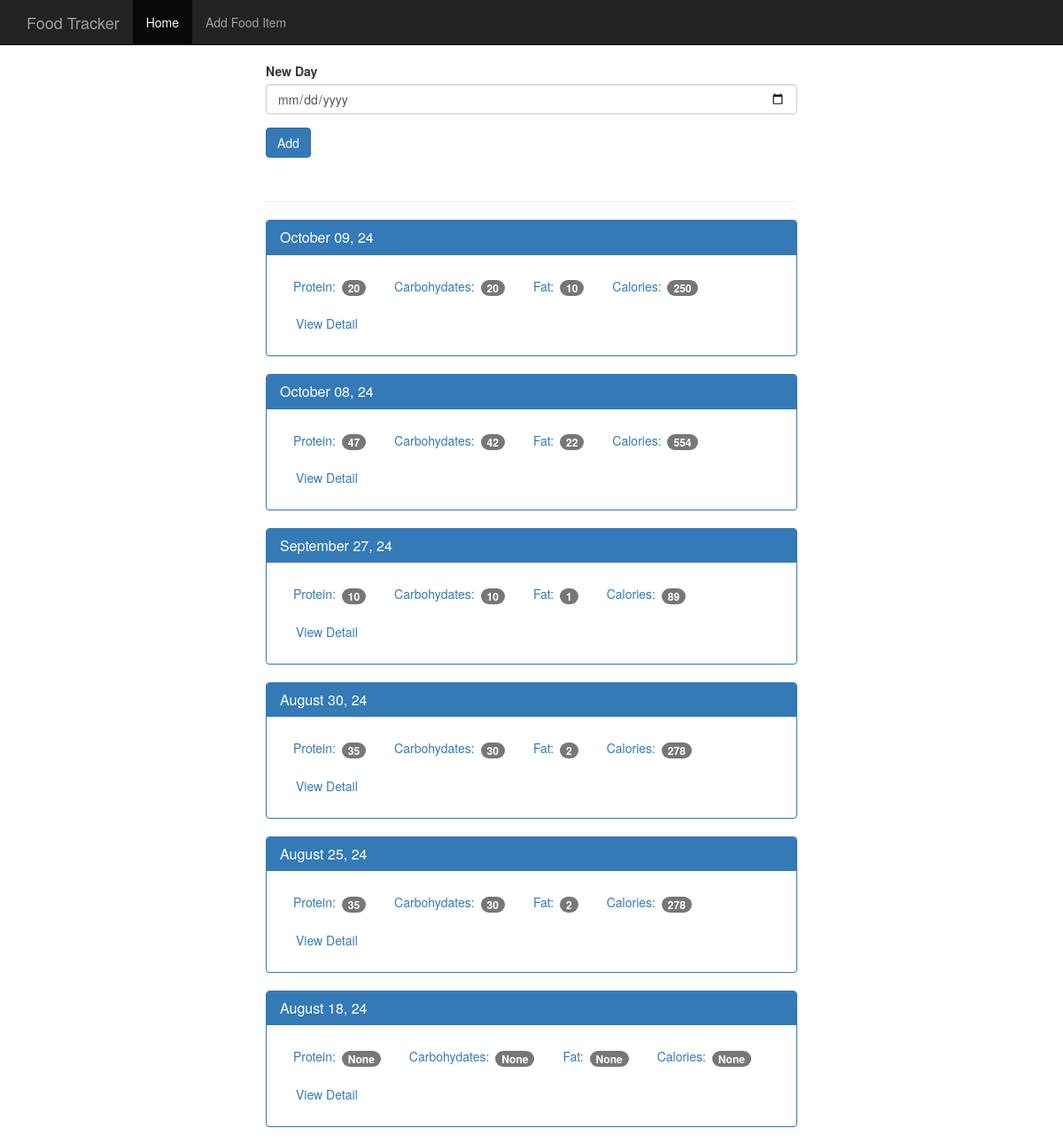
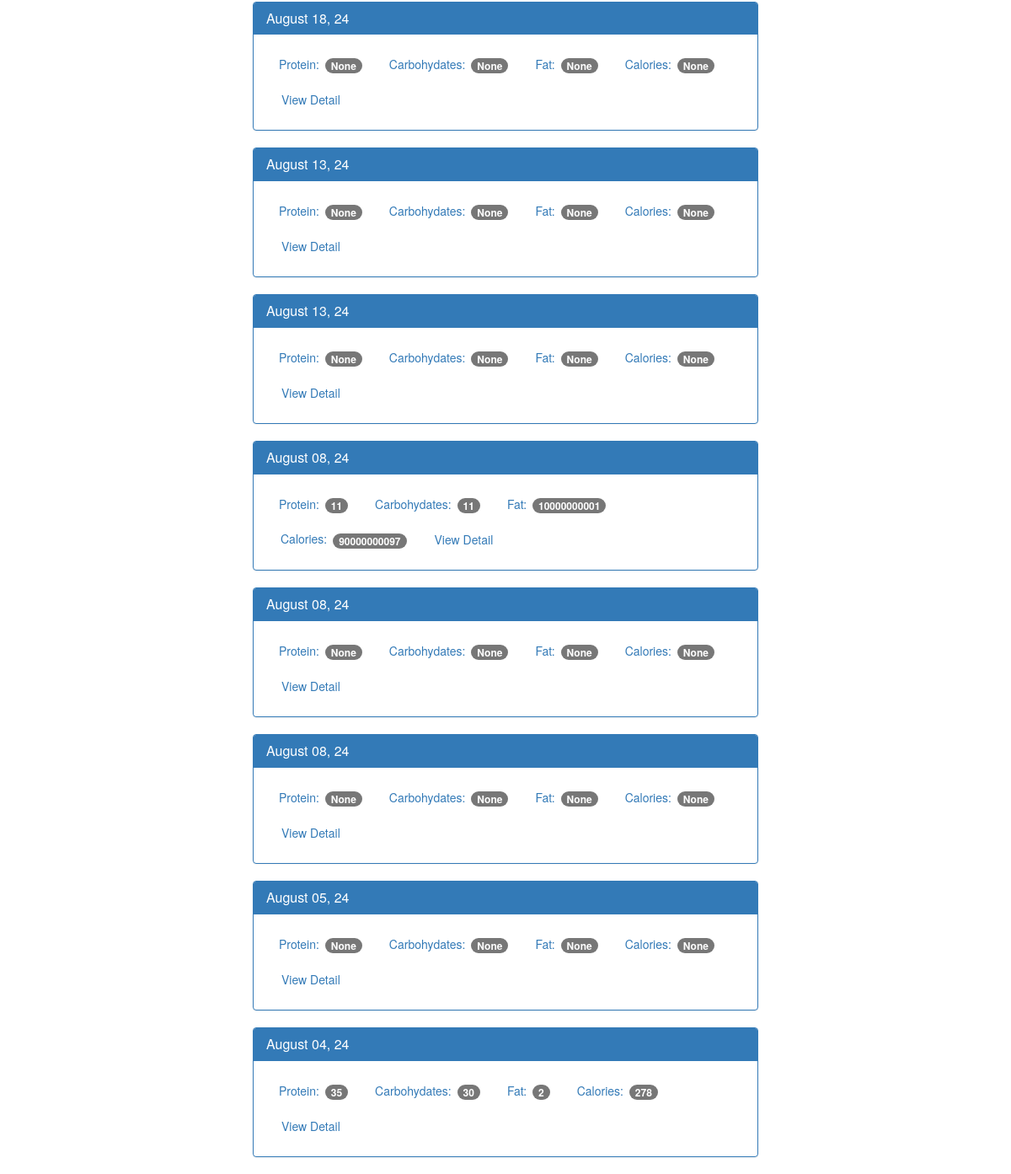
The page / on the database its author committed (2 pictures, top to bottom).
### tables this page shows
CREATE TABLE log_date (
    id integer primary key autoincrement,
    entry_date date not null
);

### app.py (the view, shortened to what this page needs)
@app.route('/', methods=['POST', 'GET'])
def index():
    db = connect_db()
    cur = db.execute('''select log_date.entry_date, sum(food.protein) as protein, sum(food.carbohydrates) as carbohydrates, sum(food.fat) as fat, sum(food.calories) as calories
                     from log_date
                     left join food_date on food_date.log_date_id=log_date.id
                     left join food on food.id=food_date.food_id GROUP BY log_date.id ORDER BY log_date.entry_date desc''')
    results = cur.fetchall()
    pretty_results = []
    for i in results:
        single_date = {}
        single_date['date'] = i['entry_date']
        single_date['entry_date'] = convert_pretty_date(str(i['entry_date']))
        single_date['protein'] = i['protein']
        single_date['carbohydrates'] = i['carbohydrates']
        single_date['fat'] = i['fat']
        single_date['calories'] = i['calories']
        pretty_results.append(single_date)
    return render_template('home.html', results=pretty_results)

### app.py (called while the page is built)
def convert_pretty_date(date):
    d = datetime.strptime(date, '%Y%m%d')
    return datetime.strftime(d, '%B %d, %y')

### database.py (called while the page is built)
def connect_db():
    current_path = os.getcwd()
    db_name = "food_log.db"
    sql = sqlite3.connect(f"{current_path}/{db_name}")
    sql.row_factory = sqlite3.Row
    return sql

### templates/home.html (shortened to what this page needs)
{% extends "base.html" %}  {% block content %}
<div class="container theme-showcase col-sm-6 col-sm-offset-3" role="main">
  <div class="row">
    <div>
      <form method="POST" action="/">
        <div class="form-group">
          <label for="new-day">New Day</label>
          <input type="date" class="form-control" id="new-day" name="date" />
        </div>
        <button type="submit" class="btn btn-primary">Add</button>
      </form>
      <div class="page-header"></div>
      {% for r in results %}
      <div class="panel panel-primary">
        <div class="panel-heading">
          <h3 class="panel-title">{{ r.entry_date }}</h3>
        </div>
        <div class="panel-body">
          <ul class="nav nav-pills" role="tablist">
            <li>
              <a>Protein: <span class="badge">{{ r.protein }}</span></a>
            </li>
            <li>
              <a>Carbohydates: <span class="badge">{{ r.carbohydrates }}</span></a>
            </li>
            <li>
              <a>Fat: <span class="badge">{{ r.fat }}</span></a>
            </li>
            <li>
              <a>Calories: <span class="badge">{{ r.calories }}</span></a>
            </li>
            <li>
              <a href="{{ url_for('view',dates=r.date)}}" type="button" class="btn btn-link">View Detail</a>
            </li>
          </ul>
        </div>
      </div>
      {% endfor %}
    </div>
  </div>
</div>
{% endblock content%}

### static/theme.css (style rules this page uses)
body { padding-top: 70px; padding-bottom: 30px; }

### rows shown on the page
log_date: entry_date "October 09, 24", protein "20", carbohydrates "20", fat "10", calories "250"
log_date: entry_date "October 08, 24", protein "47", carbohydrates "42", fat "22", calories "554"
log_date: entry_date "September 27, 24", protein "10", carbohydrates "10", fat "1", calories "89"
log_date: entry_date "August 30, 24", protein "35", carbohydrates "30", fat "2", calories "278"
log_date: entry_date "August 25, 24", protein "35", carbohydrates "30", fat "2", calories "278"
log_date: entry_date "August 18, 24", protein "None", carbohydrates "None", fat "None", calories "None"
log_date: entry_date "August 18, 24", protein "None", carbohydrates "None", fat "None", calories "None"
log_date: entry_date "August 13, 24", protein "None", carbohydrates "None", fat "None", calories "None"
log_date: entry_date "August 13, 24", protein "None", carbohydrates "None", fat "None", calories "None"
log_date: entry_date "August 08, 24", protein "11", carbohydrates "11", fat "10000000001", calories "90000000097"
log_date: entry_date "August 08, 24", protein "None", carbohydrates "None", fat "None", calories "None"
log_date: entry_date "August 08, 24", protein "None", carbohydrates "None", fat "None", calories "None"
log_date: entry_date "August 05, 24", protein "None", carbohydrates "None", fat "None", calories "None"
log_date: entry_date "August 04, 24", protein "35", carbohydrates "30", fat "2", calories "278"
